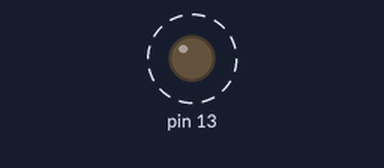
Bench run of a sketch on a simulated Arduino Uno, built with avr-gcc and run on an emulated ATmega328P. Parts: output pins drawn as LEDs (lit = HIGH). Dashed ring = blinking. No radio packets arrive unless stated.

Above: at 0.5 s.
Timing chart, 0 to 3.0 s (numbered marks = the images above):
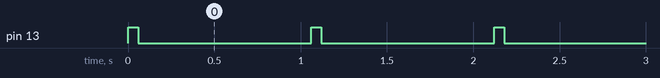

Measured:
- by itself, pin 13: alternates HIGH for 0.06 s and LOW for 1.0 s

The sketch:

082_RF433_Transmit_FS1000A.ino
```cpp
//A full description of this module (and many others) can be downloaded at: https://eve_arduino

//Transmitter
#include <VirtualWire.h>

void setup()
{
  vw_set_tx_pin(10);
  vw_setup(2000);
  pinMode(13, OUTPUT);
}

void loop()
{
  send("Is there anybody out there?");
  delay(1000);
}

void send (char *message)
{
  vw_send((uint8_t *)message, strlen(message));
  digitalWrite(13, HIGH);
  vw_wait_tx();
  digitalWrite(13, LOW);
}
```
